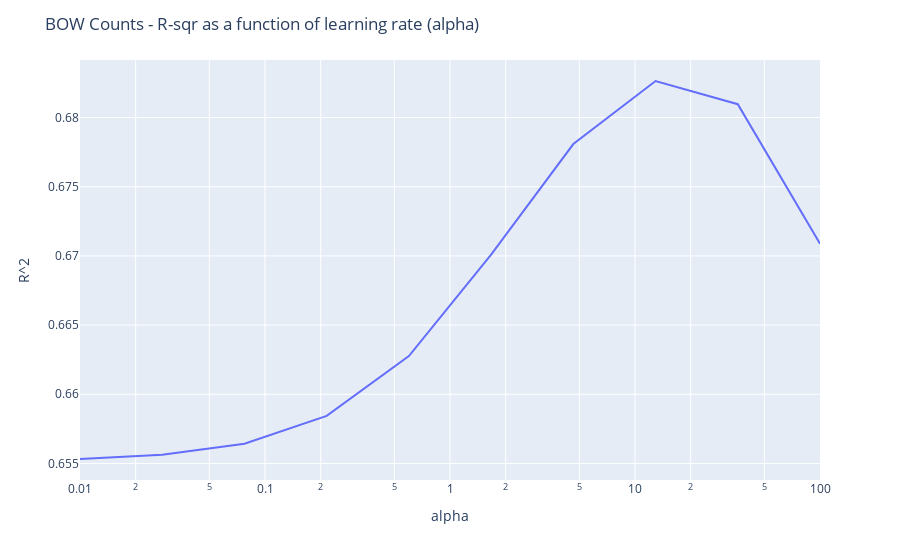

Notebook cell for this chart:
### Code cell
print("max R^2 achieved =\n", cv_results.iloc[cv_results.R2.idxmax()])
fig = px.line(cv_results, x='alpha', y='R2', log_x= True)
fig.update_layout(title_text= 'BOW Counts - R-sqr as a function of learning rate (alpha)')#, yaxis_range=[0, 1.0])
fig.update_yaxes(title_text= 'R^2', secondary_y=False)
fig.show()

### Figure 1 — Plotly figure (JSON) as saved in the notebook; plotly's stock layout.template omitted (floating-point values rounded to 4 significant figures)
{"data": [{"hovertemplate": "alpha=%{x}<br>R2=%{y}<extra></extra>", "legendgroup": "", "line": {"color": "#636efa", "dash": "solid"}, "marker": {"symbol": "circle"}, "mode": "lines", "name": "", "orientation": "v", "showlegend": false, "type": "scatter", "x": [0.01, 0.02783, 0.07743, 0.2154, 0.5995, 1.668, 4.642, 12.92, 35.94, 100], "xaxis": "x", "y": [0.6553, 0.6556, 0.6564, 0.6584, 0.6628, 0.6701, 0.6781, 0.6826, 0.681, 0.6709], "yaxis": "y"}], "layout": {"autosize": true, "legend": {"tracegroupgap": 0}, "margin": {"t": 60}, "title": {"text": "BOW Counts - R-sqr as a function of learning rate (alpha)"}, "xaxis": {"anchor": "y", "autorange": true, "domain": [0, 1], "range": [-2.0, 2], "title": {"text": "alpha"}, "type": "log"}, "yaxis": {"anchor": "x", "autorange": true, "domain": [0, 1], "range": [0.6538, 0.6842], "title": {"text": "R^2"}, "type": "linear"}}}
